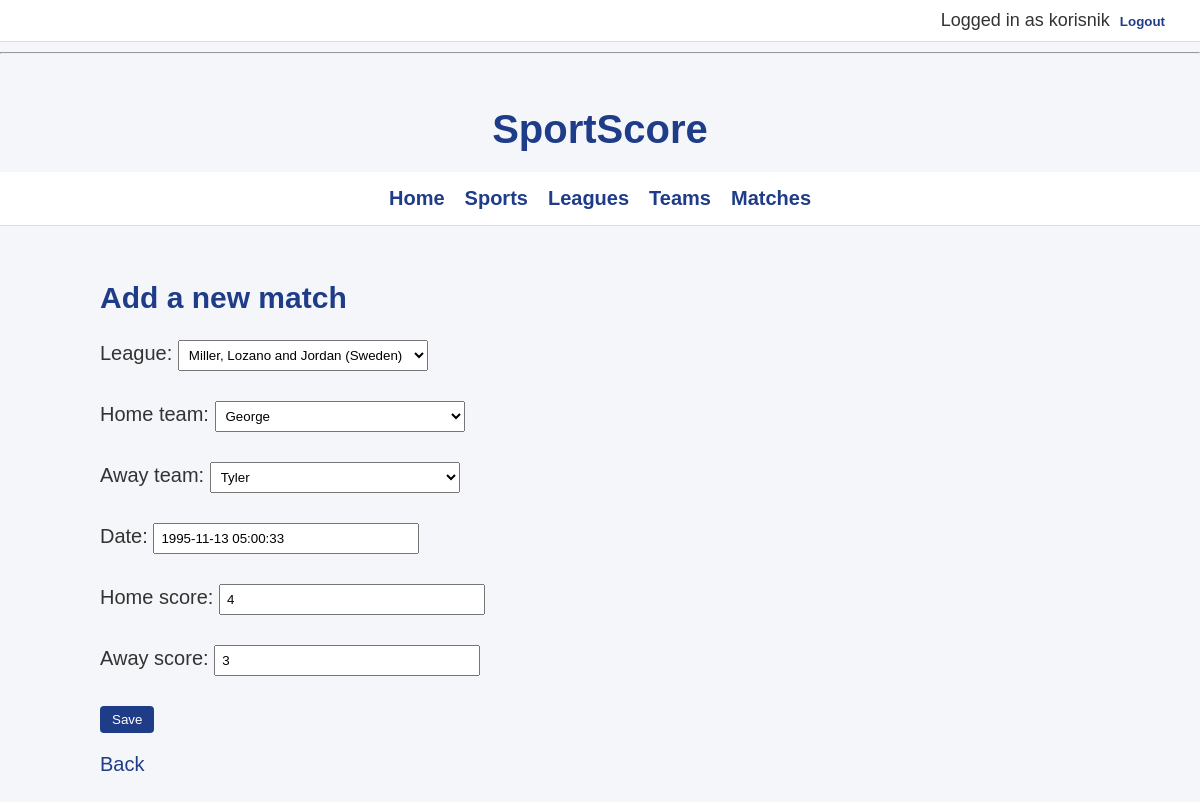
The app's page /main/matches/201/update (signed in), older data.
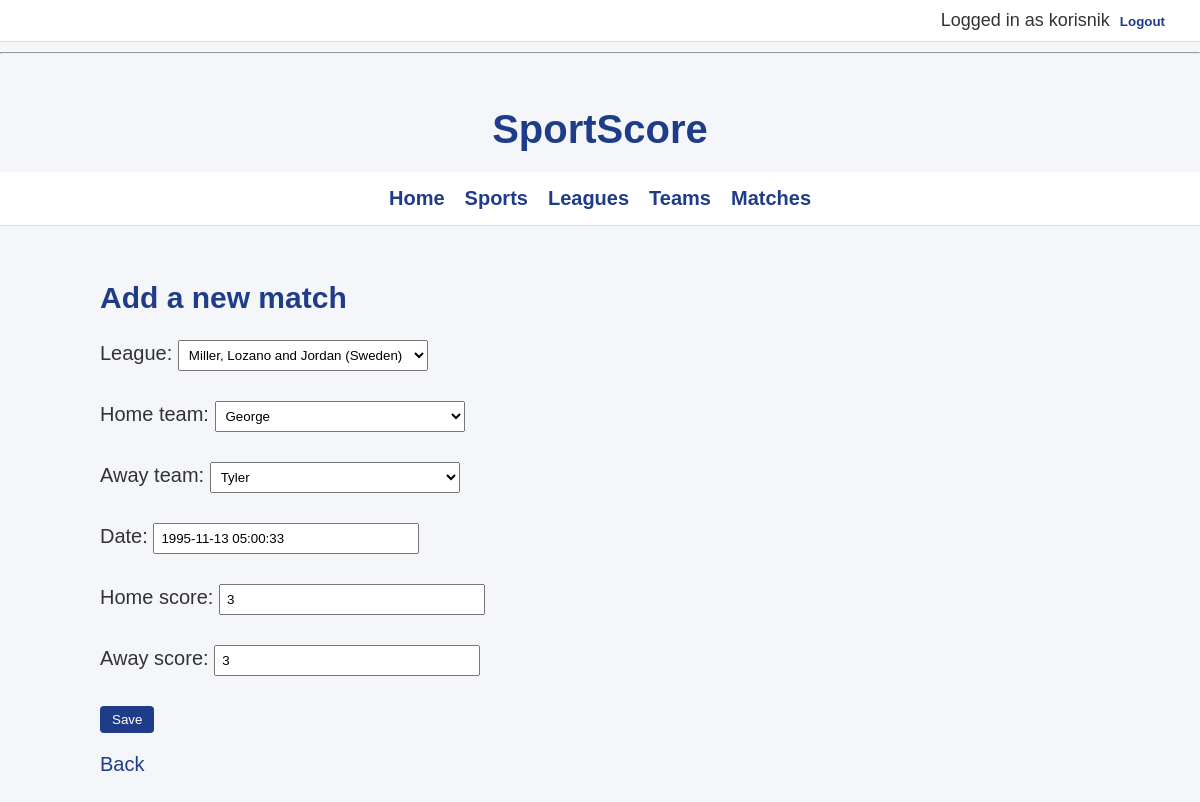
The same page, newer data.
### main/models.py (models this page shows, shortened)
class Match(models.Model):
    league = models.ForeignKey(League, on_delete=models.CASCADE)
    home_team = models.ForeignKey(Team, related_name='home_matches', on_delete=models.CASCADE)
    away_team = models.ForeignKey(Team, related_name='away_matches', on_delete=models.CASCADE)
    date = models.DateTimeField()
    home_score = models.IntegerField(default=0)
    away_score = models.IntegerField(default=0)

### main/views.py (the view)
# urls.py: path('matches/<int:pk>/update', MatchUpdateView.as_view(), name='match-update'),
class MatchUpdateView(LoginRequiredMixin, UpdateView):
    model = Match
    form_class = MatchForm
    template_name = 'main/match_form.html'
    success_url = reverse_lazy('main:matches')

### main/forms.py
class MatchForm(forms.ModelForm):
    class Meta:
        model = Match
        fields = [
            'league',
            'home_team',
            'away_team',
            'date',
            'home_score',
            'away_score'
        ]

### main/models.py (called while the page is built)
    def __str__(self):
        return f"{self.name} ({self.country})"

    def __str__(self):
        return self.name

### templates/main/match_form.html (shortened to what this page needs)
{% extends "base_generic.html" %}
{% block content %}
<h2>Add a new match</h2>
<form method="post">
    {{ form.as_p }}
    <button type="submit">Save</button>
</form>
<a href="{% url 'main:matches' %}">Back</a>
{% endblock %}

Row changes from the older to the newer data that the page shows:
changed Match "Miller, Lozano and Jordan (Sweden)": home_score "4" → "3"
